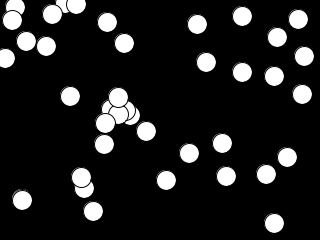
Frame 1 (no input)
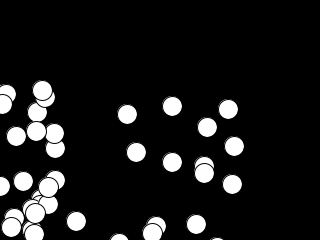
Frame 60 (the mouse pressed at the canvas centre just before this capture)
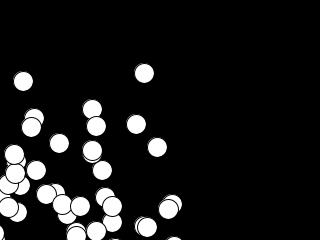
Frame 120 (the mouse held since frame 60 and released just before this capture)

The Processing sketch that drew these frames (run headless with seeded random() and noise(); from frame 60 on, the mouse is pressed at the canvas centre):

// Processing sketch: Class14_03BouncingBallObjectArrays
// ── Class14_03BouncingBallObjectArrays.pde
Ball[] b;

void setup() {
  size(320, 240);
  b = new Ball[40];

  for (int i = 0; i < b.length; i++) {
    int rX = int(random(0,width));
    int rY = int(random(0,height));
    b[i] = new Ball(rX, rY);
  }
}

void draw() {
  background(0);

  for (int i = 0; i < b.length; i++) {
    b[i].render();
    b[i].move();
  }
}

class Ball {
  int x, y;
  int xSpeed, ySpeed;
  int c;
  Ball (int parameterX, int parameterY) {
    x=parameterX;
    y=parameterY;
    c = 20;
    xSpeed=10;
    ySpeed=10;
  }

  void render() {
    ellipseMode(CENTER);
    fill(255);
    ellipse(x, y, c, c);
  }

  void move() {
    x += xSpeed;
    y += ySpeed;

    // change directions
    if (x<0 || x > width) {
      xSpeed = xSpeed * -1;
    }

    if (y<0 || y > height) {
      ySpeed = ySpeed * -1;
    }
  }
}
